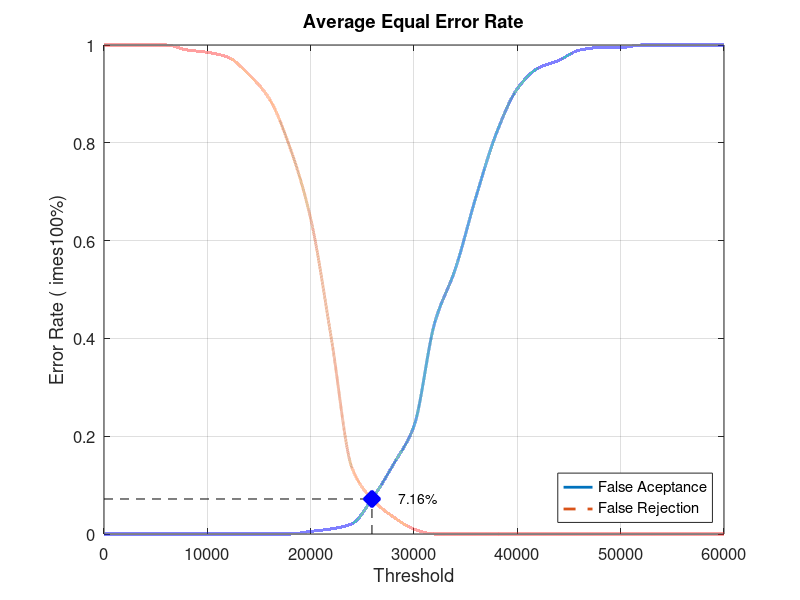
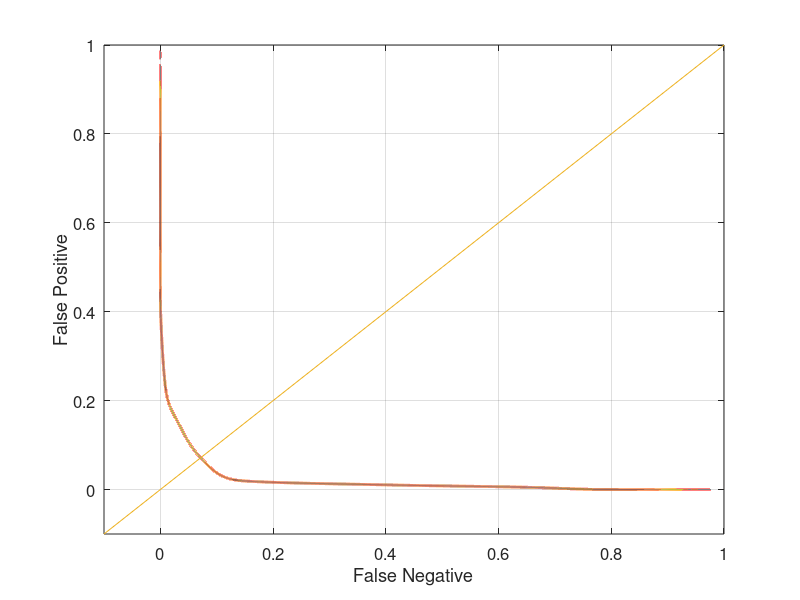

Write the MATLAB code that produced these figures, in order.
close all;
clear;
clc;
x = 0:2000:60000;
xq = 0:0.5:60000;

y0 = [0 0 0 0 0 0 0 0 0 0 0.00526316 0.0105263 0.0210526 0.0736842 0.142105 0.221053 0.431579 0.542105 0.689474 0.821053 0.910526 0.952632 0.968421 0.989474 0.994737 0.994737 1 1 1 1 1]
yy0 = interp1(x, y0, xq, 'pchip');
y1 = [1 1 1 1 0.99 0.985 0.975 0.94 0.89 0.79 0.645 0.4 0.135 0.07 0.035 0.01 0 0 0 0 0 0 0 0 0 0 0 0 0 0 0]
yy1 = interp1(x, y1, xq, 'pchip');

% Calculating EER: 
y2 = abs(y0 - y1);
find(y2 == min(y2))
yy2 = abs(yy0 - yy1);
xEER = find(yy2 == min(yy2));
xEERIndex = xq(xEER) % X-axis EER
yEER = yy0(xEER) % Y-axis EER

main = figure
plot(xq, yy0,'-','LineWidth', 2);	hold on
plot(xq, yy1,'--','LineWidth', 2);	hold on
plot([xEERIndex xEERIndex], [0 yEER], 'k--');	hold on
plot([0 xEERIndex], [yEER yEER], 'k--');	hold on
plot(xEERIndex, yEER, 'bx', 'LineWidth', 10);	hold on
text(xEERIndex + 10 * xEERIndex / 100, yEER, [num2str(round((10000 * yEER)) / 100) '%'])
legend('False Aceptance', 'False Rejection', 'Location', 'SouthEast')
xlabel('Threshold')
ylabel('Error Rate (	imes100%)')
title('Average Equal Error Rate')
set(gca, 'FontSize', 12)
axis([0 60000 0 1])
grid on

print(main, 'Database1_1Main', '-dpng');
FNRxFPR = figure('Color', [1 1 1]);
plot(yy1, yy0, '-', yy1, yy0, 'LineWidth', 2);
hold on
y = -0.1:0.1:1
plot(y, y); 
set(gca, 'FontSize', 12)
xlabel('False Negative')
ylabel('False Positive')
axis([-0.1 1 -0.1 1])
set(gca, 'FontSize', 12)
grid on

print(FNRxFPR, 'Database1_1FNRxFPR','-dpng');
